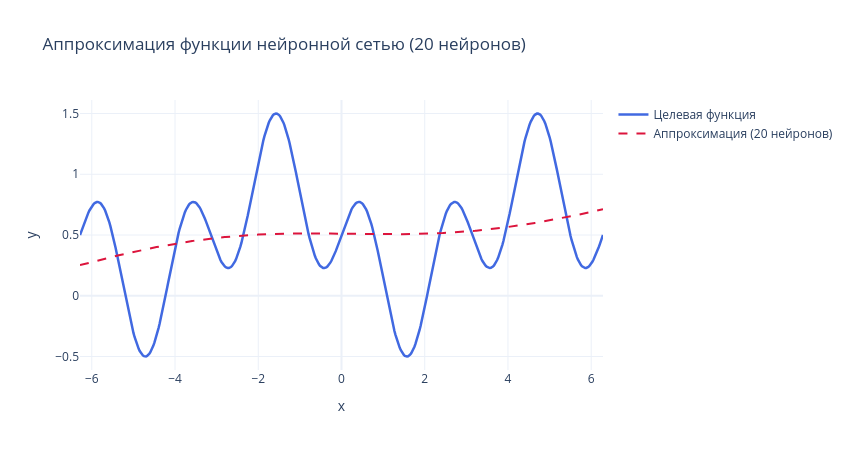

This figure's notebook cell:
### Code cell
# Сравнение оригинальной функции и аппроксимации
x_plot_norm = (x_plot - x_mean) / x_std
y_pred_plot = nn.predict(x_plot_norm)

fig_approx = go.Figure()
fig_approx.add_trace(go.Scatter(
    x=x_plot.flatten(), y=y_plot.flatten(),
    mode='lines', name='Целевая функция',
    line=dict(color='royalblue', width=2.5)
))
fig_approx.add_trace(go.Scatter(
    x=x_plot.flatten(), y=y_pred_plot.flatten(),
    mode='lines', name='Аппроксимация (20 нейронов)',
    line=dict(color='crimson', width=2, dash='dash')
))
fig_approx.update_layout(
    title='Аппроксимация функции нейронной сетью (20 нейронов)',
    xaxis_title='x', yaxis_title='y',
    template='plotly_white', width=850, height=450
)
fig_approx.write_html('outputs/approximation_20neurons.html')
fig_approx.show()

### Figure 1 — Plotly figure (JSON) as saved in the notebook; plotly's stock layout.template omitted (floating-point values rounded to 4 significant figures; data arrays with more than 128 entries replaced by an {"elided": "..."} marker saying what was removed)
{"data": [{"line": {"color": "royalblue", "width": 2.5}, "mode": "lines", "name": "Целевая функция", "type": "scatter", "x": {"elided": "500 float values"}, "y": {"elided": "500 float values"}}, {"line": {"color": "crimson", "dash": "dash", "width": 2}, "mode": "lines", "name": "Аппроксимация (20 нейронов)", "type": "scatter", "x": {"elided": "500 float values"}, "y": {"elided": "500 float values"}}], "layout": {"height": 450, "title": {"text": "Аппроксимация функции нейронной сетью (20 нейронов)"}, "width": 850, "xaxis": {"title": {"text": "x"}}, "yaxis": {"title": {"text": "y"}}}}
